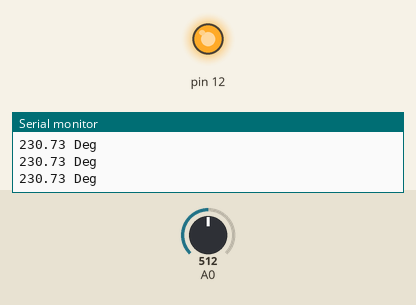
Simulated run of this sketch. Board: Arduino Uno, built with avr-gcc and run on an emulated ATmega328P. Shown: output pins drawn as LEDs (lit = HIGH), the last lines printed to the serial monitor. The inputs (shaded band) are chosen by the test bench; at power-on: A0 = 512.

Above: at 1.2 s.
1.3 s: A0 set to 76
2.8 s: A0 set to 66
At 3.6 s:
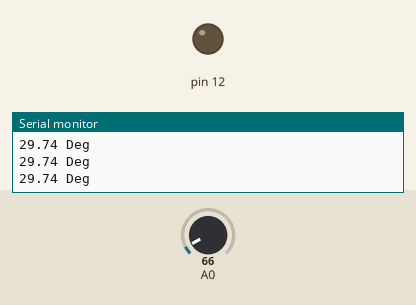
4.3 s: A0 set to 122
At 5.1 s:
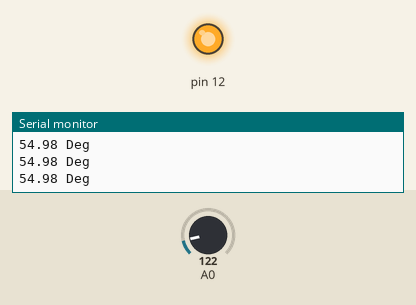
5.8 s: A0 set to 22
At 6.6 s:
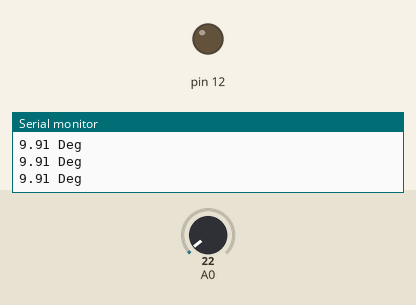
Timing chart, 0 to 8.3 s (numbered marks = the images above; inputs shaded):
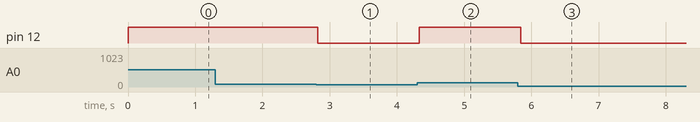

Measured:
- the behaviour switches between 70 and 69 on A0 (found by bisection; images 0 and 1)
- after the input at 2.8 s, pin 12: HIGH → LOW at once
- after the input at 4.3 s, pin 12: LOW → HIGH at once
- after the input at 5.8 s, pin 12: HIGH → LOW at once

The sketch:

ADC.ino
```cpp
void setup() {
  // put your setup code here, to run once:
  pinMode(A0, INPUT);
  Serial.begin(9600);
  pinMode(12, OUTPUT);
}

void loop() {
  // put your main code here, to run repeatedly:
  int x = analogRead(A0);
  float realVoltage = (x * 4.61) / 1023.0;
  float miliVolts = realVoltage * 1000.0;
  float temp = miliVolts / 10.0;
  Serial.print(temp);
  Serial.println(" Deg");
  if(temp > 32.5){
    digitalWrite(12, HIGH);
  }else if(temp < 31.5){
    digitalWrite(12, LOW);
  }
  delay(100);
}
```
